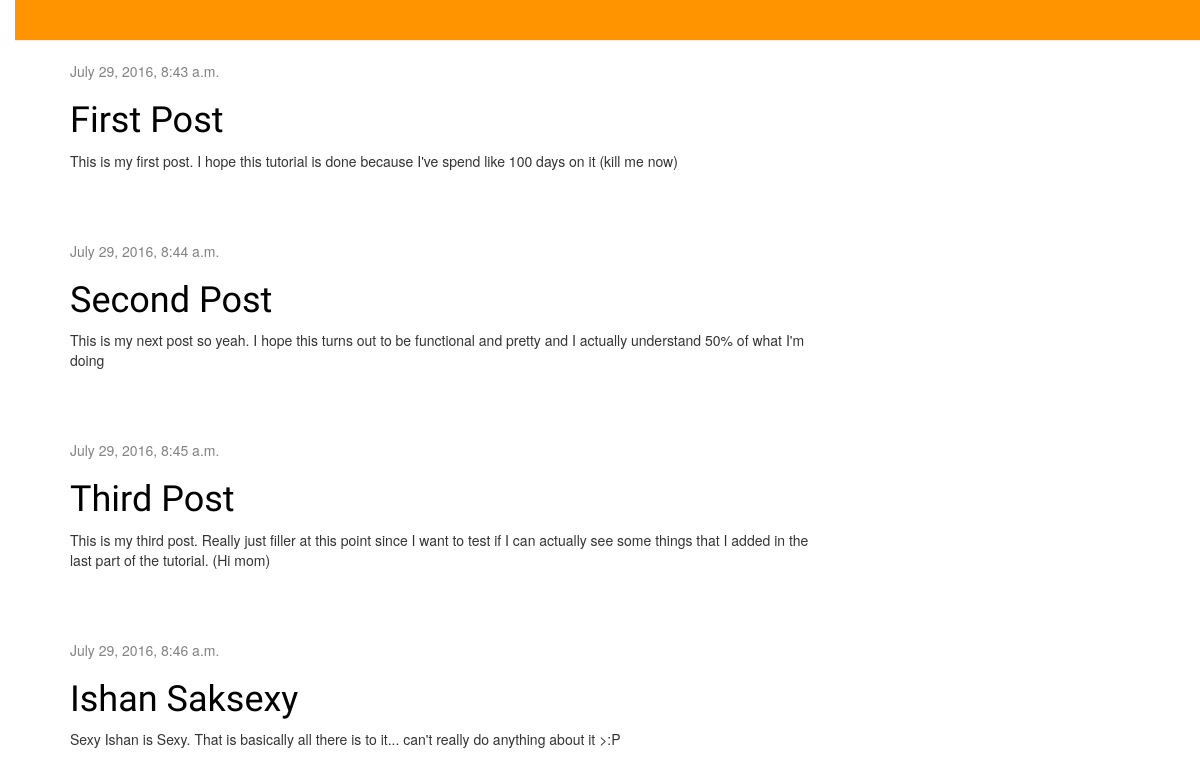
/, run on an earlier commit of the app's database.
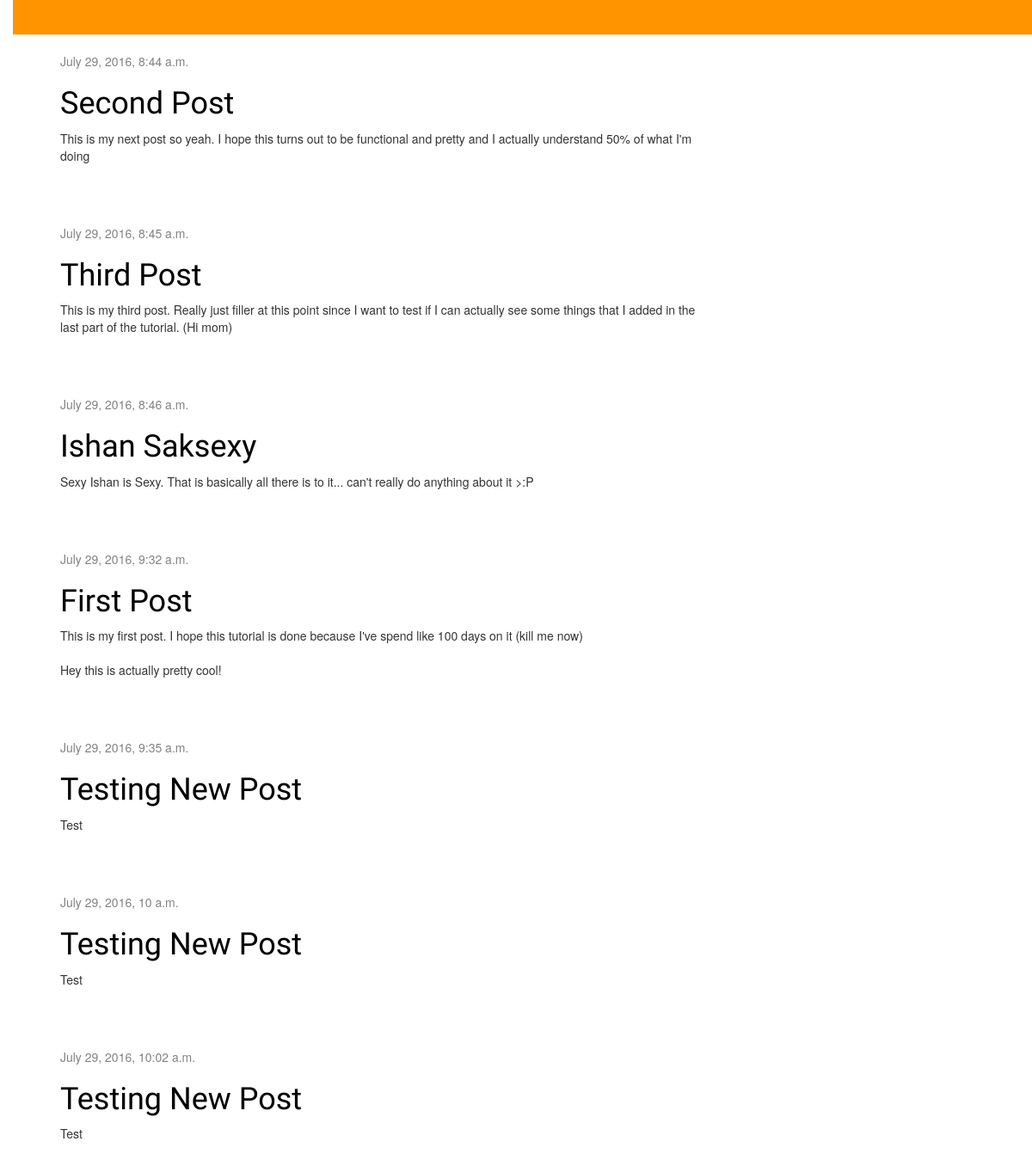
And on a later commit of the database.
### blogapp/models.py (models this page shows, shortened)
class Post(models.Model):
    author = models.ForeignKey('auth.User')
    title = models.CharField(max_length=200)
    text = models.TextField()
    created_date = models.DateTimeField(
            default=timezone.now)
    published_date = models.DateTimeField(
            blank=True, null=True)

### blogapp/views.py (the view)
def post_list(request):
    posts = Post.objects.filter(published_date__lte=timezone.now()).order_by('published_date')
    return render(request, 'blogapp/post_list.html', {'posts':posts})

### blogapp/templates/blogapp/post_list.html
{% extends 'blogapp/base.html' %}
{% block content %}
{% for post in posts %}
	<div class="post">
        	<div class="date">
                	<p>{{ post.published_date }}</p>
                </div>
                	<h1><a href="{% url 'post_detail' pk=post.pk %}">{{ post.title }}</a></h1>
                	<p>{{ post.text|linebreaksbr }}</p>
                </div>
{% endfor %}
{% endblock %}

What changed in the data, as far as the page shows it:
changed Post "First Post": published_date "July 29, 2016, 8:43 a.m." → "July 29, 2016, 9:32 a.m."; text "This is my first post. I hope this tutorial is done because I've spend like 100 days on it (kill me now)" → "This is my first post. I hope this tutorial is done because I've spend like 100 days on it (kill me now) Hey this is actually pretty cool!"; moves down the list
added Post: published_date "July 29, 2016, 9:35 a.m.", title "Testing New Post", text "Test"
added Post: published_date "July 29, 2016, 10 a.m.", title "Testing New Post", text "Test"
added Post: published_date "July 29, 2016, 10:02 a.m.", title "Testing New Post", text "Test"
